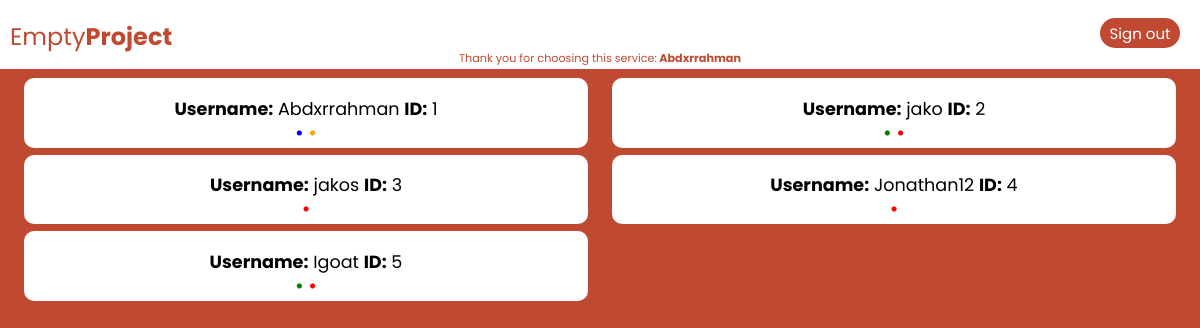
Page /database (signed in) on the committed database.
### webserver.py (models this page shows)
class User(UserMixin, db.Model):
    id = db.Column(db.Integer, primary_key=True)
    name = db.Column(db.String(50), unique=True)
    password = db.Column(db.Integer)
    date_created = db.Column(db.DateTime, default=datetime.now)
    online = db.Column(db.Boolean, default=False);

### webserver.py (the view)
@app.route('/database')
def get_users():
    users = User.query.order_by(User.id).all()
    return render_template("users.html", users=users)

### webserver.py (called while the page is built)
@login_manager.user_loader
def get_user(ident):
  return User.query.get(int(ident))

### templates/users.html (shortened to what this page needs)
<!DOCTYPE html>
<html lang="en" dir="ltr">
  <head>
    <link rel="stylesheet" href="{{ url_for('static', filename='styles/style.css') }}">
  </head>
  <body>
    {% include "navbar.html" %}
    {% for user in users %}
      <div class="ur" style="float: left; margin-bottom: 7px;">
        <p style="margin-bottom: -5px;"><strong>Username:</strong> {{ user.name }} <strong>ID:</strong> {{ user.id }}</p>
        {% if user.name == "Abdxrrahman" %}
          <a style="color: blue; font-size: 120%;">•</a>
        {% endif %}
        {% if user.online %}
          <a style="color: green; font-size: 120%;">•</a>
        {% endif %}
        {% if current_user.name == user.name %}
          <a style="color: orange; font-size: 120%;">•</a>
        {% endif %}
        {% if current_user.name == "Abdxrrahman" %}
          {% if not user.name == "Abdxrrahman" %}
            <a href="delete/{{ user.id }}" style="color: red; font-size: 120%;">•</a>
          {% endif %}
        {% endif %}
        <br>
      </div>
    {% endfor %}
  </body>
</html>

### templates/navbar.html (shortened to what this page needs)
<!DOCTYPE html>
<html lang="en" dir="ltr">
  <head>
    <link rel="stylesheet" href="{{ url_for('static', filename='styles/style.css') }}">
  </head>
  <body>
    <div class="nb">
      <p class="lt">Empty<strong>Project</strong></p>
      {% if current_user.is_authenticated == False %}
        <button class="lrb" type="button" name="button"><a href="authorize">Sign in</a></button>
      {% else %}
        <button class="lrb" type="button" name="button"><a href="unauthorize/{{ current_user.name }}/{{ current_user.id }}" method="POST">Sign out</a></button>
        <p style="float: right; margin-top: -28px; text-align: center; font-size: 70%; width: 100%; color: #bf4a31;">Thank you for choosing this service:<strong> {{ current_user.name }}</strong></p>
      {% endif %}
    </div>
  </body>
</html>

### static/styles/style.css (style rules this page uses)
body { position: relative; padding: 0; margin: 0; height: auto; width: 100%; font-family: 'Poppins', sans-serif; background-color: #bf4a31; }
a { text-decoration: none; text-decoration-style: none; color: #bf4a31; }
.nb { margin-top: -25px; height: 70px; background-color: white; }
.lt { padding-top: 20px; padding-left: 10px; font-size: 150%; color: #bf4a31; }
.lrb { margin-right: 20px; width: 80px; height: 30px; float: right; margin-top: -60px; border: 0; background-color: #bf4a31; color: white; font-family: 'Poppins', sans-serif; font-size: 15px; border-radius: 20px; }
.lrb a { color: white; }
.ur { margin-left: 2%; width: 47%; height: auto; background-color: white; text-align: center; font-size: 110%; border-radius: 10px; }

### rows in the picture
User: name "Abdxrrahman", id "1"
User: name "jako", id "2"
User: name "jakos", id "3"
User: name "Jonathan12", id "4"
User: name "Igoat", id "5"
